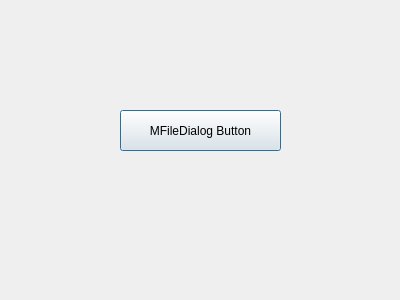
<?xml version="1.0" encoding="UTF-8"?>
<ui version="4.0">
 <class>MFileDialog_Sample</class>
 <widget class="QDialog" name="MFileDialog_Sample">
  <property name="geometry">
   <rect>
    <x>0</x>
    <y>0</y>
    <width>400</width>
    <height>300</height>
   </rect>
  </property>
  <property name="windowTitle">
   <string>MFileDialog_Sample</string>
  </property>
  <widget class="QPushButton" name="mfileDialogButton">
   <property name="geometry">
    <rect>
     <x>120</x>
     <y>110</y>
     <width>161</width>
     <height>41</height>
    </rect>
   </property>
   <property name="text">
    <string>MFileDialog Button</string>
   </property>
  </widget>
 </widget>
 <layoutdefault spacing="6" margin="11"/>
 <resources/>
 <connections/>
</ui>
